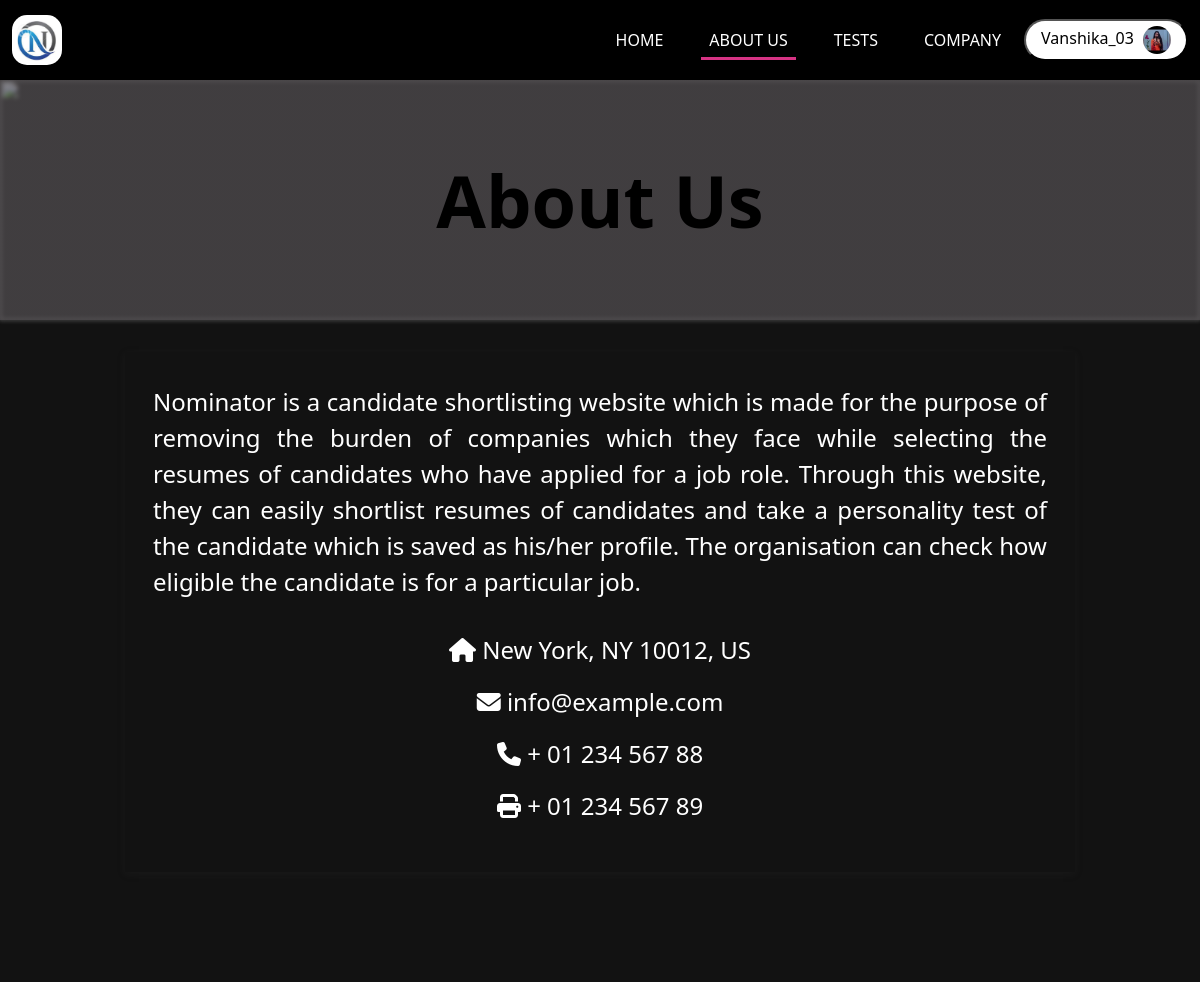
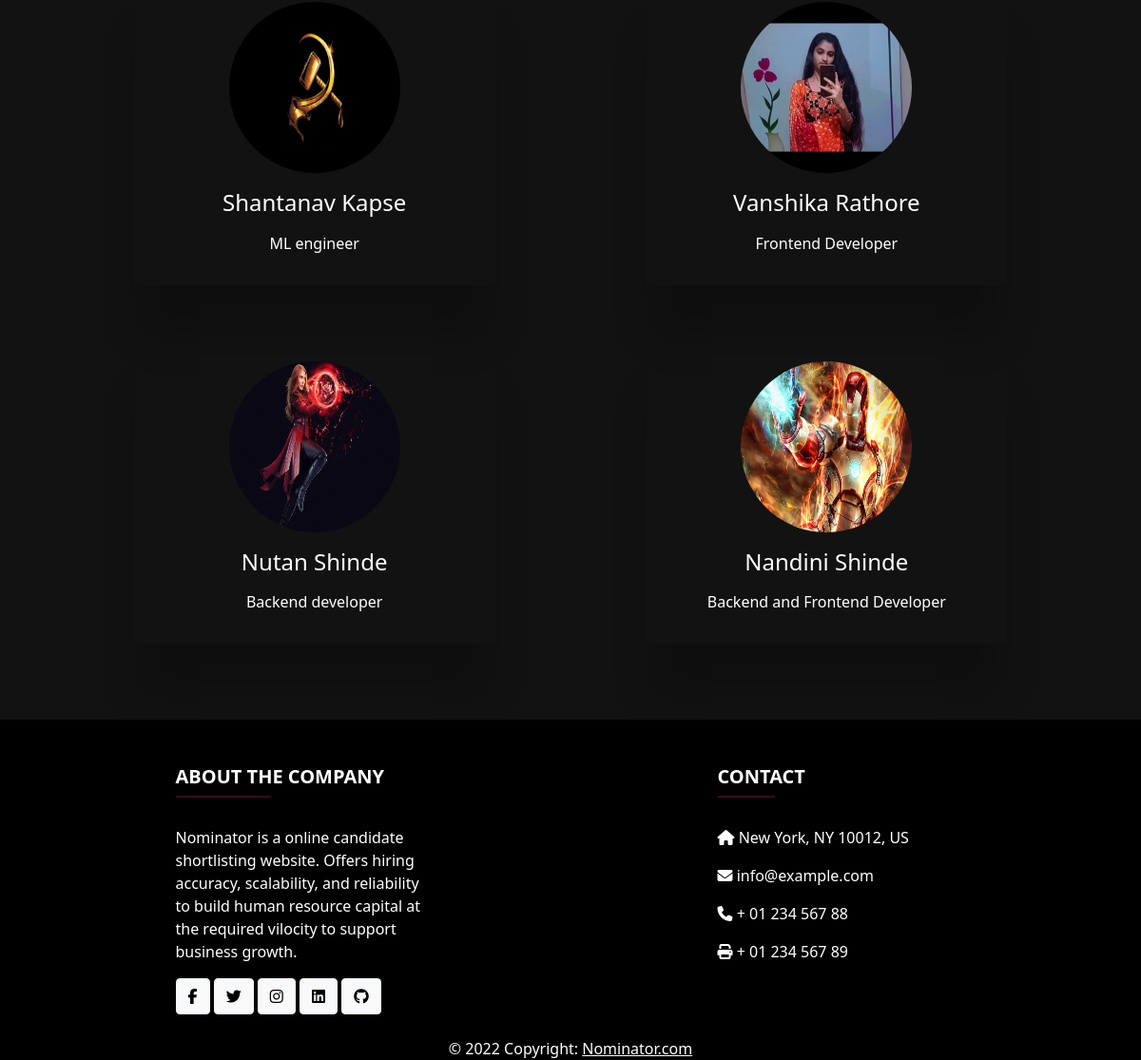
Screenshot of /about (signed in) with the database file from the repository (2 pictures, top to bottom).
### models.py (models this page shows, shortened)
class Candidate(db.Model, UserMixin):
    username = db.Column(db.String(100), primary_key=True)
    email = db.Column(db.String(100), unique=True, nullable=False)
    password = db.Column(db.String(100), unique=True, nullable=False)
    firstname = db.Column(db.String(100), nullable=False)
    lastname = db.Column(db.String(100))
    linkedin = db.Column(db.String(100))
    github = db.Column(db.String(100))
    resume = db.Column(db.String(200), default=False)
    gender = db.Column(db.Enum(CandidateGender))
    about_me = db.Column(db.String(500), nullable = True)
    profile_pic = db.Column(db.String(200) , nullable = True , default = 'default_pic.jpg')
    skills = db.relationship('Skill', secondary="candidate_skills", backref='candidate', lazy=True)

### views.py (the view)
@app.route('/about')
def about():
    return render_template('about.html')

### app.py (called while the page is built)
@login_manager.user_loader
def load_user(username):
    user = Company.query.filter_by(username=username).first()
    if not user:
        user = Candidate.query.filter_by(username=username).first()
    return user

### templates/about.html (shortened to what this page needs)
{% extends 'base.html' %}
{% block css %}
<link rel="stylesheet" href="{{url_for('static', filename='css/about.css')}}">
{% endblock %}
{% block body %}
<div class="about-body">
    <div class="about-top">
        <div class="about-img-div">
            <img class="about-img" src="../static/img/abstract-grunge-decorative-relief-navy-blue-stucco-wall-texture-wide-angle-rough-colored-background.jpg" alt="">
        </div>
        <p class="about-heading">About Us</p>
    </div>
    <div class="container about-mid">
        <div class="row d-flex align-items-center justify-content-center">
            <div class="col-lg-10 col-md-10 col-sm-10 col-10 about-description">
                <p class="about-text">
                    Nominator is a candidate shortlisting website which is made for the purpose of removing the burden
                    of companies which they face while selecting the resumes of candidates who have applied for a job
                    role. Through this website, they can easily shortlist resumes of candidates and take a personality
                    test of the candidate which is saved as his/her profile. The organisation can check how eligible the
                    candidate is for a particular job.
                </p>
                <div class="about-contact">
                    <p><i class="fas fa-home mr-3"></i> New York, NY 10012, US</p>
                    <p><i class="fas fa-envelope mr-3"></i> info@example.com</p>
                    <p><i class="fas fa-phone mr-3"></i> + 01 234 567 88</p>
                    <p><i class="fas fa-print mr-3"></i> + 01 234 567 89</p>
                </div>
            </div>
        </div>
    </div>
    <div class="container team-main">
        <div class="row team-container">
            <div class="developer col-lg-4 col-md-6 col-sm-12 col-12">
                <img class="developer-image" src="../static/img/images.png" alt="">
                <div class="developer-name">Shantanav Kapse</div>
                <div class="developer-role">ML engineer</div>
            </div>
            <div class="developer col-lg-4 col-md-6 col-sm-12 col-12">
                <img class="developer-image" src="../static/img/frontend.jpg" alt="">
                <div class="developer-name">Vanshika Rathore</div>
                <div class="developer-role">Frontend Developer</div>
            </div>
            <div class="developer col-lg-4 col-md-6 col-sm-12 col-12">
                <img class="developer-image" src="../static/img/wp3907489-wanda-wallpapers.jpg" alt="">
                <div class="developer-name">Nutan Shinde</div>
                <div class="developer-role">Backend developer</div>
            </div>
            <div class="developer col-lg-4 col-md-6 col-sm-12 col-12">
                <img class="developer-image" src="../static/img/Iron-Man-Wallpaper-1920x1080-2.jpg" alt="">
                <div class="developer-name">Nandini Shinde</div>
                <div class="developer-role">Backend and Frontend Developer</div>
            </div>
        </div>
    </div>
</div>
{% endblock %}

### templates/navbar.html (shortened to what this page needs)
{% block css %}
    <link rel="stylesheet" href="{{url_for('static', filename='css/navbar.css')}}">
{% endblock %}
<nav class="navbar sticky-top navbar-expand-md navbar-light bg-dark">
    <div class="container-fluid">
        <a href="/" class="navbar-brand">
            <img id="logo" src="{{url_for('static', filename='img/logo.png')}}" width="50" height="50" alt="CoolBrand">
        </a>
        <div class="collapse navbar-collapse" id="navbarCollapse">
            <div class="navbar-nav ms-auto">
                <a href="/" id="clickid1" class="nav-item nav-link">Home</a>
                <a href="/about" id="clickid2" class="nav-item nav-link">About Us</a>
                <a href="/tests" id="clickid3" class="nav-item nav-link">Tests</a>
                <a href="/company" id="clickid4" class="nav-item nav-link">Company</a>
                {% if current_user.is_authenticated %}
                {% if user_class == 'company' %}
                <div class="profile-div">
                    <button class="btn-profile nav-item" onclick="showDropdown()">
                        {{current_user.company_name}}<img src="/uploads/ProfilePic/{{ company_logo }}" class="pro-pic" alt="Profile Picture" >
                    </button>
                    <div class="dropdown-profile">
                        <a class="dropdown-content" href="{{url_for('Company_profile' , username = current_user.username) }}">Profile</a>
                        <a class="dropdown-content" href="{{ url_for('auth.logout') }}">Logout</a>
                    </div>
                </div>
                {% elif user_class == 'candidate' %}
                <div class="profile-div">
                    <button class="btn-profile nav-item" onclick="showDropdown()">
                        {{current_user.username}}
                        {% if profile_pic %}
                        <img src="/uploads/ProfilePic/{{ profile_pic }}" class="pro-pic" alt="Profile Picture" >
                        {% else %}
                        <img src="/static/img/default_user.png" class="pro-pic" alt="Profile Picture" >
                        {% endif %}
                    </button>
                </div>
                {% endif %}
                {% endif %}
            </div>
        </div>
    </div>
</nav>

### static/css/about.css (style rules this page uses)
.about-body { min-height: 40vh; }
.about-top { position: relative; text-align: center; }
.about-img-div { position: relative; }
.about-img-div::after { content: ''; position: absolute; left: 0; top: 0; width: 100%; height: 100%; background: linear-gradient(rgba(84, 80, 83, 0.7),rgba(84, 80, 83, 0.7)); }
.about-img { width: 100%; height: 30vh; -webkit-filter: blur(2px); }
.about-heading { position: absolute; top: 50%; left: 50%; transform: translate(-50%, -50%); color: black; font-size: 6vw; font-weight: bolder; }
.about-description { display: flex; flex-direction: column; align-items: center; justify-content: center; box-shadow: rgba(69, 66, 66, 0.15) 0px 2px 8px; padding: 2rem 0; margin-top: 4rem; }
.about-description p { font-size: 1.5rem; padding: 0 1rem; }
.about-description, .team-main { display: flex; justify-content: center; align-items: center; }
.about-contact { margin-top: 1rem; font-size: 0.5rem; display: flex; flex-direction: column; align-items: center; }
.team-main { margin-top: 3rem; }
.about-text { text-align: justify; font-size: 1.5rem; }
.about-mid { margin-top: 2rem; }
.team-container { display: flex; align-items: center; justify-content: space-evenly; padding: 2rem 0; }
.developer { height: fit-content; border-radius: 2px; padding: 2rem 0; margin: 3rem 3rem; display: flex; flex-direction: column; text-align: center; align-items: center; justify-content: center; row-gap: 0.8rem; box-shadow: rgba(0, 0, 0, 0.2) 0px 60px 40px -7px; }
.developer-image { width: 180px; height: 180px; border-radius: 50%; }
.developer-name { font-size: 1.5rem; }

### static/css/navbar.css (style rules this page uses)
body { background-color: #121212; color: white; }
#logo { border-radius: 15px; }
.navbar { background-color: black !important; }
.nav-link { color: white !important; text-transform: uppercase; margin: 0 15px; display: inline-block; position: relative; }
.nav-link:after { content: ''; position: absolute; width: 100%; transform: scaleX(0); height: 3px; bottom: 0; left: 0; background-color: #d63384; transform-origin: bottom right; transition: transform 0.50s ease-out; }
.active:after { transform: scaleX(1); transform-origin: bottom left; }
.navbar-nav { align-items: center; margin: 1% 0; }
.pro-pic { width: 28px; height: 28px; margin-left: 5px; border-radius: 50%; }
.btn-profile { border-radius: 40px; background-color: white ; color: black; padding: 5px 15px; }

### rows the page displays
Candidate: username "Vanshika_03", profile_pic (picture)
